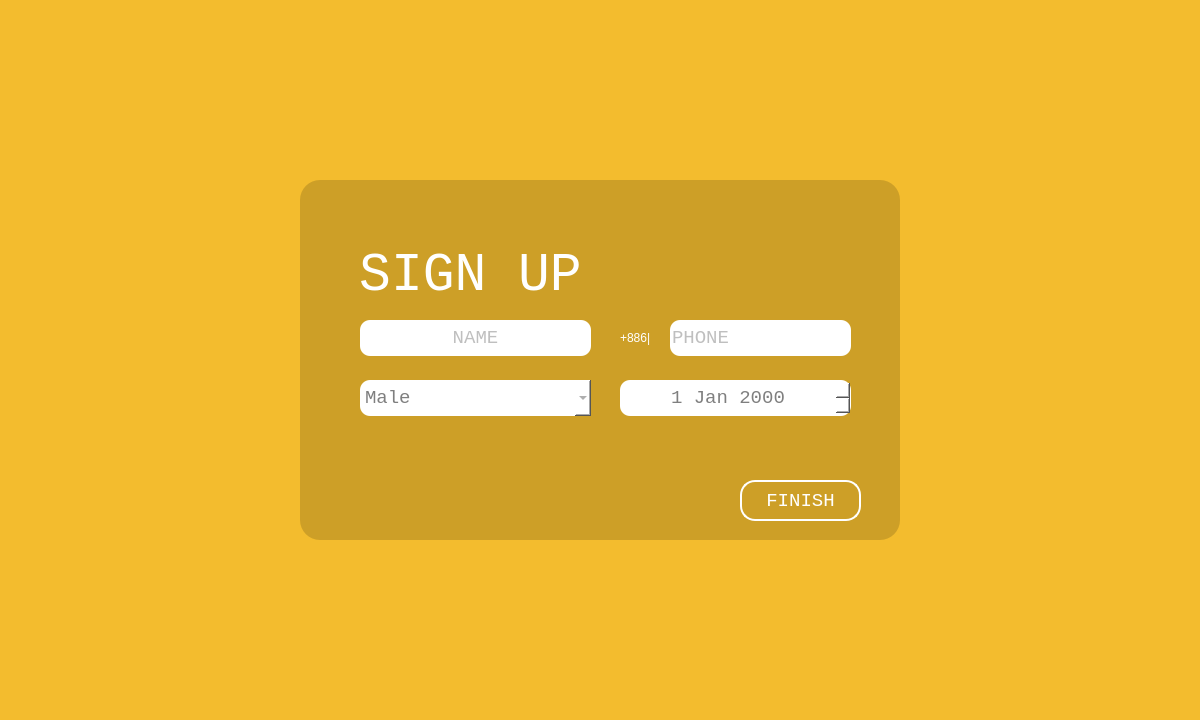
<?xml version="1.0" encoding="UTF-8"?>
<ui version="4.0">
 <class>personal_setting</class>
 <widget class="QDialog" name="personal_setting">
  <property name="geometry">
   <rect>
    <x>0</x>
    <y>0</y>
    <width>1200</width>
    <height>720</height>
   </rect>
  </property>
  <property name="windowTitle">
   <string>Dialog</string>
  </property>
  <property name="styleSheet">
   <string notr="true">background-color: rgb(243, 188, 46);</string>
  </property>
  <widget class="QGraphicsView" name="foreground">
   <property name="enabled">
    <bool>false</bool>
   </property>
   <property name="geometry">
    <rect>
     <x>300</x>
     <y>180</y>
     <width>600</width>
     <height>360</height>
    </rect>
   </property>
   <property name="styleSheet">
    <string notr="true">background-color: rgba(0, 0, 0, 40);
border-radius:  20px; </string>
   </property>
  </widget>
  <widget class="QLabel" name="label_signup">
   <property name="geometry">
    <rect>
     <x>350</x>
     <y>240</y>
     <width>241</width>
     <height>71</height>
    </rect>
   </property>
   <property name="font">
    <font>
     <family>Consolas</family>
     <pointsize>40</pointsize>
     <weight>50</weight>
     <bold>false</bold>
     <underline>false</underline>
     <kerning>true</kerning>
    </font>
   </property>
   <property name="autoFillBackground">
    <bool>false</bool>
   </property>
   <property name="styleSheet">
    <string notr="true">background-color: rgba(0, 0, 0, 0);
color: rgb(255, 255, 255);</string>
   </property>
   <property name="frameShape">
    <enum>QFrame::NoFrame</enum>
   </property>
   <property name="text">
    <string>SIGN UP</string>
   </property>
   <property name="textFormat">
    <enum>Qt::AutoText</enum>
   </property>
   <property name="scaledContents">
    <bool>false</bool>
   </property>
   <property name="alignment">
    <set>Qt::AlignCenter</set>
   </property>
   <property name="margin">
    <number>0</number>
   </property>
  </widget>
  <widget class="QLineEdit" name="lineEdit_name">
   <property name="geometry">
    <rect>
     <x>360</x>
     <y>320</y>
     <width>231</width>
     <height>36</height>
    </rect>
   </property>
   <property name="font">
    <font>
     <family>Consolas</family>
     <pointsize>14</pointsize>
    </font>
   </property>
   <property name="styleSheet">
    <string notr="true">border-radius:  10px; 
background-color: rgb(255, 255, 255);

color: rgb(127, 127, 127);</string>
   </property>
   <property name="alignment">
    <set>Qt::AlignCenter</set>
   </property>
   <property name="placeholderText">
    <string>NAME</string>
   </property>
  </widget>
  <widget class="QLineEdit" name="lineEdit_phone">
   <property name="geometry">
    <rect>
     <x>670</x>
     <y>320</y>
     <width>181</width>
     <height>36</height>
    </rect>
   </property>
   <property name="font">
    <font>
     <family>Consolas</family>
     <pointsize>14</pointsize>
    </font>
   </property>
   <property name="styleSheet">
    <string notr="true">border-radius:  10px; 
background-color: rgb(255, 255, 255);

color: rgb(127, 127, 127);</string>
   </property>
   <property name="alignment">
    <set>Qt::AlignLeading|Qt::AlignLeft|Qt::AlignVCenter</set>
   </property>
   <property name="placeholderText">
    <string>PHONE</string>
   </property>
  </widget>
  <widget class="QComboBox" name="comboBox_gender">
   <property name="geometry">
    <rect>
     <x>360</x>
     <y>380</y>
     <width>231</width>
     <height>36</height>
    </rect>
   </property>
   <property name="font">
    <font>
     <family>Consolas</family>
     <pointsize>14</pointsize>
    </font>
   </property>
   <property name="styleSheet">
    <string notr="true">border-radius:  10px; 
background-color: rgb(255, 255, 255);
color: rgb(127, 127, 127);</string>
   </property>
   <item>
    <property name="text">
     <string>Male</string>
    </property>
   </item>
   <item>
    <property name="text">
     <string>Female</string>
    </property>
   </item>
   <item>
    <property name="text">
     <string>Other</string>
    </property>
   </item>
  </widget>
  <widget class="QDateEdit" name="dateEdit_birthday">
   <property name="geometry">
    <rect>
     <x>620</x>
     <y>380</y>
     <width>231</width>
     <height>36</height>
    </rect>
   </property>
   <property name="font">
    <font>
     <family>Consolas</family>
     <pointsize>14</pointsize>
    </font>
   </property>
   <property name="styleSheet">
    <string notr="true">border-radius:  10px; 
background-color: rgb(255, 255, 255);

color: rgb(127, 127, 127);</string>
   </property>
   <property name="alignment">
    <set>Qt::AlignCenter</set>
   </property>
  </widget>
  <widget class="QLabel" name="label">
   <property name="geometry">
    <rect>
     <x>620</x>
     <y>320</y>
     <width>51</width>
     <height>36</height>
    </rect>
   </property>
   <property name="styleSheet">
    <string notr="true">font: 13pt &quot;Consolas&quot;;
color: rgb(255, 255, 255);
background-color: rgba(255, 255, 255, 0);</string>
   </property>
   <property name="text">
    <string>+886|</string>
   </property>
  </widget>
  <widget class="QPushButton" name="pushButton_back">
   <property name="geometry">
    <rect>
     <x>320</x>
     <y>200</y>
     <width>61</width>
     <height>41</height>
    </rect>
   </property>
   <property name="styleSheet">
    <string notr="true">image: url(:/back arrow.png);
background-color: rgba(255, 255, 255, 0);
color: rgb(255, 255, 255);</string>
   </property>
   <property name="text">
    <string/>
   </property>
   <property name="flat">
    <bool>true</bool>
   </property>
  </widget>
  <widget class="QTextBrowser" name="textBrowser_alert">
   <property name="geometry">
    <rect>
     <x>360</x>
     <y>440</y>
     <width>341</width>
     <height>81</height>
    </rect>
   </property>
   <property name="font">
    <font>
     <family>Consolas</family>
     <pointsize>11</pointsize>
     <weight>50</weight>
     <italic>false</italic>
     <bold>false</bold>
    </font>
   </property>
   <property name="styleSheet">
    <string notr="true">font: 11pt &quot;Consolas&quot;;
color: rgb(64, 64, 64);
background-color: rgba(255, 255, 255, 0);
border-color: rgba(255, 255, 255, 0);
border: 3px;

</string>
   </property>
  </widget>
  <widget class="QPushButton" name="pushButton_finish">
   <property name="geometry">
    <rect>
     <x>740</x>
     <y>480</y>
     <width>121</width>
     <height>41</height>
    </rect>
   </property>
   <property name="font">
    <font>
     <family>Consolas</family>
     <pointsize>14</pointsize>
    </font>
   </property>
   <property name="focusPolicy">
    <enum>Qt::ClickFocus</enum>
   </property>
   <property name="autoFillBackground">
    <bool>false</bool>
   </property>
   <property name="styleSheet">
    <string notr="true">color: rgb(255, 255, 255);
background-color: rgba(255, 255, 255, 0);
border: 2px solid white;
border-radius:  15px; </string>
   </property>
   <property name="text">
    <string>FINISH</string>
   </property>
   <property name="iconSize">
    <size>
     <width>20</width>
     <height>20</height>
    </size>
   </property>
   <property name="autoDefault">
    <bool>false</bool>
   </property>
   <property name="default">
    <bool>false</bool>
   </property>
   <property name="flat">
    <bool>true</bool>
   </property>
  </widget>
 </widget>
 <tabstops>
  <tabstop>lineEdit_name</tabstop>
  <tabstop>lineEdit_phone</tabstop>
  <tabstop>comboBox_gender</tabstop>
  <tabstop>dateEdit_birthday</tabstop>
  <tabstop>foreground</tabstop>
  <tabstop>pushButton_back</tabstop>
  <tabstop>textBrowser_alert</tabstop>
 </tabstops>
 <resources/>
 <connections/>
</ui>
